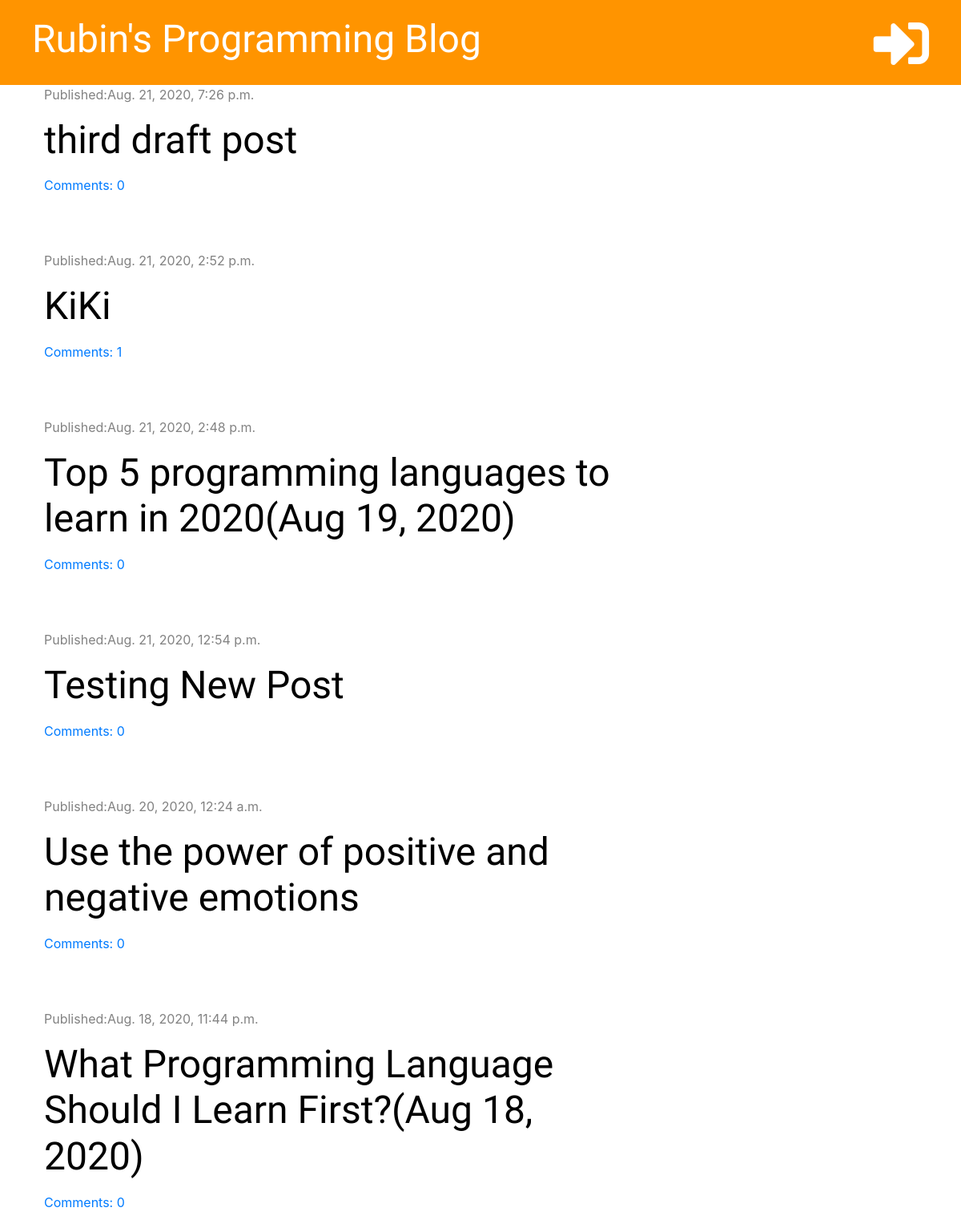
The app's page /, older data.
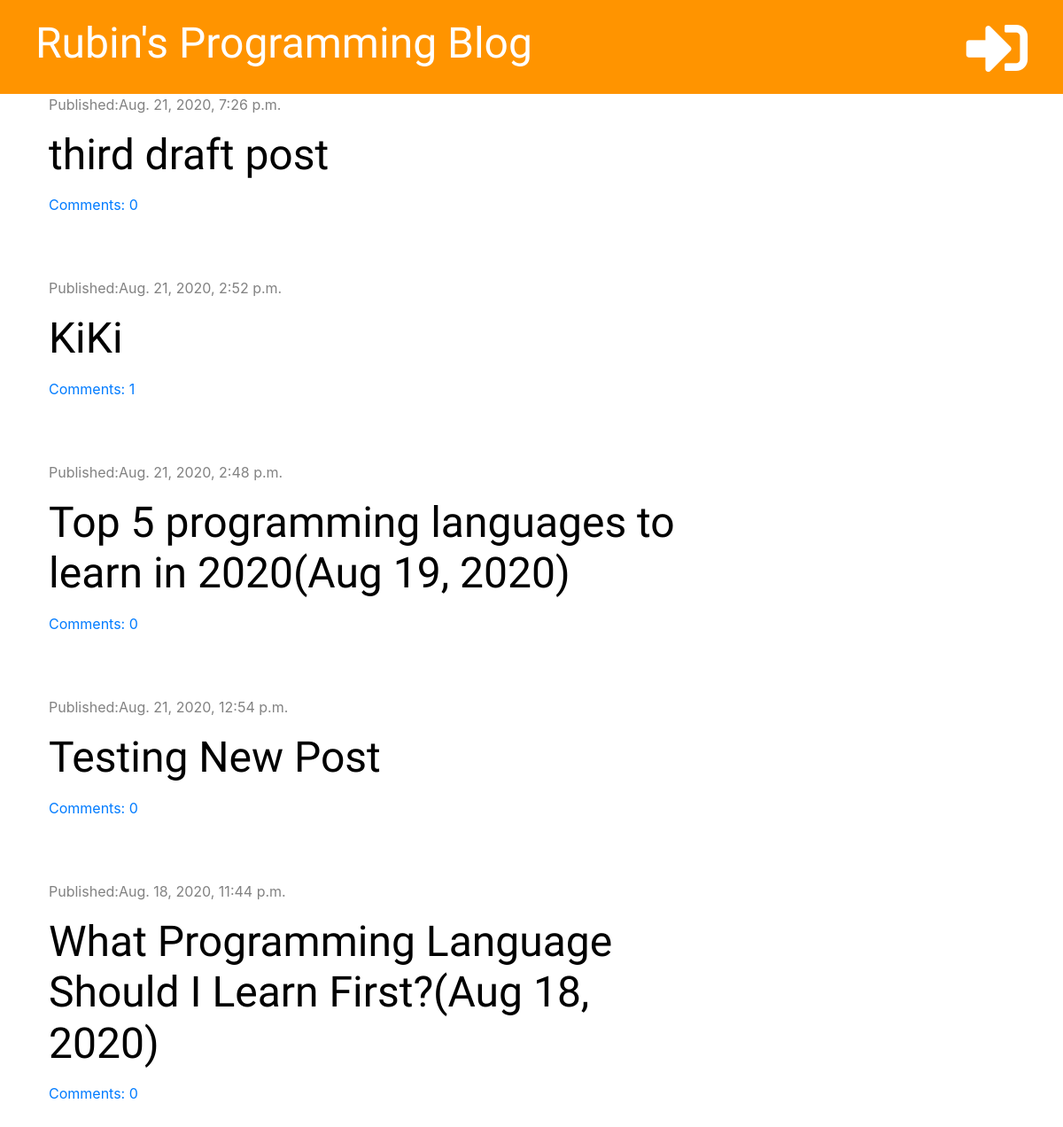
The same page, newer data.
### blog/models.py (models this page shows, shortened)
class Post(models.Model):
    author = models.ForeignKey('auth.User', on_delete=models.CASCADE)
    title = models.CharField(max_length=200)
    text = models.TextField()
    created_date = models.DateTimeField(default=timezone.now)
    published_date = models.DateTimeField(blank=True, null=True)
    def approved_comments(self):
        return self.comments.filter(approved=True)

### blog/views.py (the view)
# urls.py: path('', views.post_list, name='post_list'),
def post_list(request):
    posts = Post.objects.filter(published_date__lte=timezone.now()).order_by('-published_date')
    stuff_for_frontend = {'posts': posts}
    return render(request, 'blog/post_list.html', stuff_for_frontend)

### blog/templatetags/markdownify.py (called while the page is built)
@register.filter
def markdown(value):
    renderer = HighlightRenderer()
    markdown = mistune.Markdown(renderer=renderer)
    return markdown(value)

### blog/templates/blog/post_list.html (shortened to what this page needs)
{% extends 'blog/base.html' %}
{% load markdownify %}
{% block content %}
    {% for post in posts %}
        <div class="post">
            <div class="date">
                <p>Published:{{ post.published_date }}</p>
            </div>
            <h1><a href="{% url 'post_detail' pk=post.pk %}">{{ post.title }}</a></h1>
            <a href="{% url 'post_detail' pk=post.pk %}">Comments: {{ post.approved_comments.count }}</a>
        </div>
    {% endfor %}
{% endblock %}

Row changes from the older to the newer data that the page shows:
removed Post: published_date "Aug. 20, 2020, 12:24 a.m.", title "Use the power of positive and negative emotions", approved_comments.count "0"
